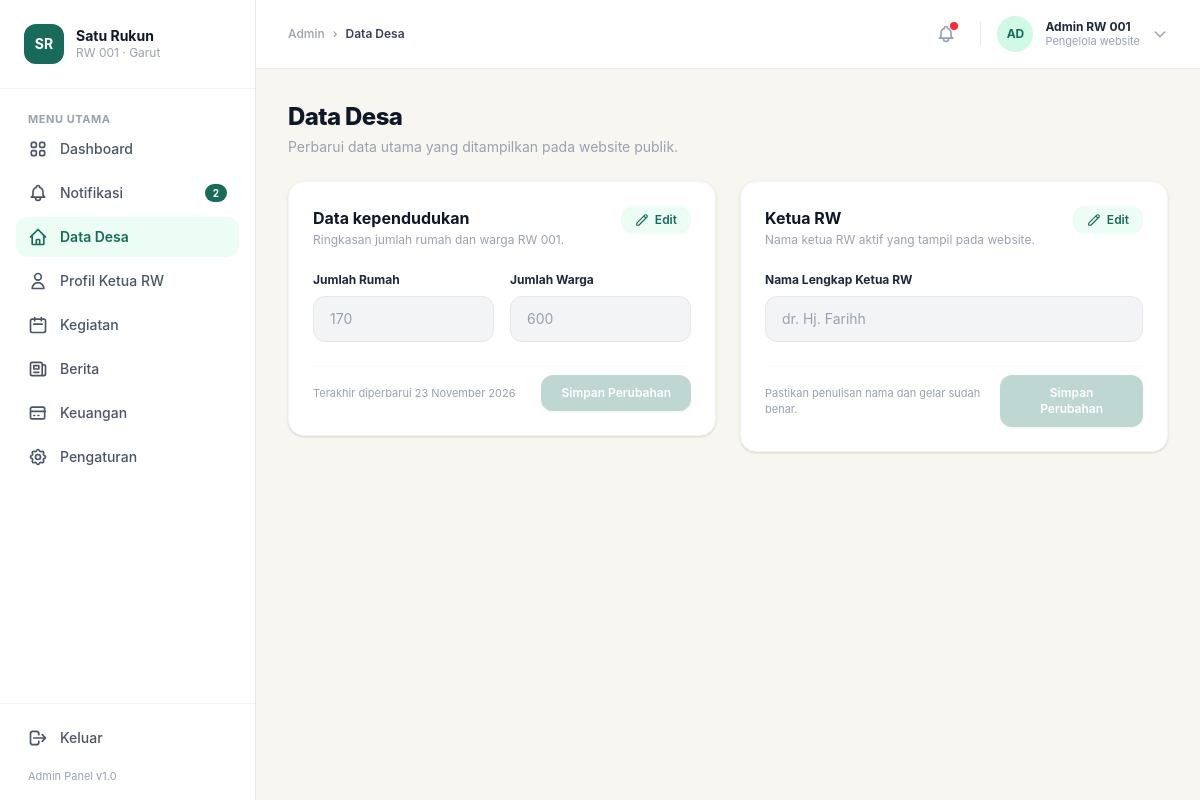
Screenshot of /admin/data-desa.php (signed in) with the database file from the repository.
### tables this page shows
CREATE TABLE `statistik` (
  `id` int(11) NOT NULL DEFAULT 1,
  `jumlah_rumah` int(11) DEFAULT 128,
  `jumlah_warga` int(11) DEFAULT 436,
  `nama_ketua_rw` varchar(100) DEFAULT 'dr. Hj. Farih'
);

### admin/data-desa.php (the view, shortened to what this page needs)
<?php
require '../koneksi.php';
$q_data = mysqli_query($conn, "SELECT * FROM statistik WHERE id = 1");
$data   = mysqli_fetch_assoc($q_data);
$tgl_update = isset($data['updated_at']) ? date('d F Y', strtotime($data['updated_at'])) : date('d F Y');
?>
<!doctype html>
<html lang="id">
  <head>
    <link rel="stylesheet" href="../src/output.css" />
  </head>
  <body class="bg-[#f7f6f1] text-gray-800 font-sans flex min-h-screen">
    <aside class="w-64 bg-white border-r border-gray-200 flex flex-col justify-between shrink-0">
      <div>
        <div class="p-6 flex items-center space-x-3 border-b border-gray-100">
          <div class="w-10 h-10 bg-[#186a5a] text-white rounded-xl flex items-center justify-center font-bold text-sm">
            SR
          </div>
          <div>
            <h2 class="font-bold text-gray-900 text-sm leading-tight">Satu Rukun</h2>
            <p class="text-xs text-gray-400">RW 001 · Garut</p>
          </div>
        </div>
        <div class="p-4 space-y-1">
          <span class="px-3 text-[11px] font-bold text-gray-400 tracking-wider uppercase">Menu Utama</span>
          <a href="dashboard.php" class="flex items-center space-x-3 px-3 py-2.5 rounded-xl text-gray-600 hover:bg-gray-50 text-sm font-medium transition">
            <span>Dashboard</span>
          </a>
          <a href="#" class="flex items-center justify-between px-3 py-2.5 rounded-xl text-gray-600 hover:bg-gray-50 text-sm font-medium transition">
            <div class="flex items-center space-x-3">
              <span>Notifikasi</span>
            </div>
            <span class="bg-[#186a5a] text-white text-[10px] font-bold px-2 py-0.5 rounded-full">2</span>
          </a>
          <a href="data-desa.php" class="flex items-center space-x-3 px-3 py-2.5 rounded-xl bg-emerald-50 text-[#186a5a] font-semibold text-sm">
            <svg class="w-5 h-5" fill="none" stroke="currentColor" viewBox="0 0 24 24"><path stroke-linecap="round" stroke-linejoin="round" stroke-width="2" d="M3 12l2-2m0 0l7-7 7 7M5 10v10a1 1 0 001 1h3m10-11l2 2m-2-2v10a1 1 0 01-1 1h-3m-6 0a1 1 0 001-1v-4a1 1 0 011-1h2a1 1 0 011 1v4a1 1 0 001 1m-6 0h6"/></svg>
            <span>Data Desa</span>
          </a>
          <a href="profil-rw.php" class="flex items-center space-x-3 px-3 py-2.5 rounded-xl text-gray-600 hover:bg-gray-50 text-sm font-medium transition">
            <svg class="w-5 h-5" fill="none" stroke="currentColor" viewBox="0 0 24 24"><path stroke-linecap="round" stroke-linejoin="round" stroke-width="2" d="M16 7a4 4 0 11-8 0 4 4 0 018 0zM12 14a7 7 0 00-7 7h14a7 7 0 00-7-7z"/></svg>
            <span>Profil Ketua RW</span>
          </a>
          <a href="kegiatan.php" class="flex items-center space-x-3 px-3 py-2.5 rounded-xl text-gray-600 hover:bg-gray-50 text-sm font-medium transition">
            <svg class="w-5 h-5" fill="none" stroke="currentColor" viewBox="0 0 24 24"><path stroke-linecap="round" stroke-linejoin="round" stroke-width="2" d="M8 7V3m8 4V3m-9 8h10M5 21h14a2 2 0 002-2V7a2 2 0 00-2-2H5a2 2 0 00-2 2v12a2 2 0 002 2z"/></svg>
            <span>Kegiatan</span>
          </a>
          <a href="berita.php" class="flex items-center space-x-3 px-3 py-2.5 rounded-xl text-gray-600 hover:bg-gray-50 text-sm font-medium transition">
            <svg class="w-5 h-5" fill="none" stroke="currentColor" viewBox="0 0 24 24"><path stroke-linecap="round" stroke-linejoin="round" stroke-width="2" d="M19 20H5a2 2 0 01-2-2V6a2 2 0 012-2h10a2 2 0 012 2v1m2 13a2 2 0 01-2-2V7m2 13a2 2 0 002-2V9a2 2 0 00-2-2h-2m-4-3H9M7 16h6M7 8h6v4H7V8z"/></svg>
            <span>Berita</span>
          </a>
          <a href="keuangan.php" class="flex items-center space-x-3 px-3 py-2.5 rounded-xl text-gray-600 hover:bg-gray-50 text-sm font-medium transition">
            <svg class="w-5 h-5" fill="none" stroke="currentColor" viewBox="0 0 24 24"><path stroke-linecap="round" stroke-linejoin="round" stroke-width="2" d="M3 10h18M7 15h1m4 0h1m-7 4h12a2 2 0 002-2V7a2 2 0 00-2-2H5a2 2 0 00-2 2v10a2 2 0 002 2z"/></svg>
            <span>Keuangan</span>
          </a>
          <a href="#" class="flex items-center space-x-3 px-3 py-2.5 rounded-xl text-gray-600 hover:bg-gray-50 text-sm font-medium transition">
            <span>Pengaturan</span>
          </a>
        </div>
      </div>
      <div class="p-4 border-t border-gray-100">
        <a href="../logout.php" class="flex items-center space-x-3 px-3 py-2 text-gray-600 hover:text-red-600 text-sm font-medium transition">
          <svg class="w-5 h-5" fill="none" stroke="currentColor" viewBox="0 0 24 24"><path stroke-linecap="round" stroke-linejoin="round" stroke-width="2" d="M17 16l4-4m0 0l-4-4m4 4H7m6 4v1a3 3 0 01-3 3H6a3 3 0 01-3-3V7a3 3 0 013-3h4a3 3 0 013 3v1"/></svg>
          <span>Keluar</span>
        </a>
        <p class="text-[11px] text-gray-400 px-3 mt-3">Admin Panel v1.0</p>
      </div>
    </aside>
    <div class="grow flex flex-col min-w-0">
      <header class="bg-white border-b border-gray-200 px-8 py-4 flex items-center justify-between">
        <div class="text-xs text-gray-400 font-medium flex items-center space-x-2">
          <span>Admin</span>
          <span>&rsaquo;</span>
          <span class="text-gray-700 font-semibold">Data Desa</span>
        </div>
        <div class="flex items-center space-x-4">
          <button class="relative p-2 text-gray-400 hover:text-gray-600 rounded-full hover:bg-gray-100 transition">
            <span class="absolute top-1.5 right-1.5 w-2 h-2 bg-red-500 rounded-full"></span>
          </button>
          <div class="flex items-center space-x-3 cursor-pointer">
            <div class="w-9 h-9 bg-emerald-100 text-[#186a5a] rounded-full flex items-center justify-center font-bold text-xs">
              AD
            </div>
            <div class="text-left leading-tight hidden sm:block">
              <span class="block text-xs font-bold text-gray-800"><?= htmlspecialchars($_SESSION['nama'] ?? 'Administrator') ?></span>
              <span class="block text-[11px] text-gray-400">Pengelola website</span>
            </div>
            <svg class="w-4 h-4 text-gray-400" fill="none" stroke="currentColor" viewBox="0 0 24 24"><path stroke-linecap="round" stroke-linejoin="round" stroke-width="2" d="M19 9l-7 7-7-7"/></svg>
          </div>
        </div>
      </header>
      <main class="p-8 space-y-6 overflow-y-auto max-w-7xl">
        <div>
          <h1 class="text-2xl font-extrabold text-gray-900 tracking-tight">Data Desa</h1>
          <p class="text-xs sm:text-sm text-gray-400 mt-1">Perbarui data utama yang ditampilkan pada website publik.</p>
        </div>
        <div class="grid grid-cols-1 lg:grid-cols-2 gap-6 items-start">
          <div class="bg-white rounded-2xl p-6 border border-gray-100 shadow-sm space-y-6">
            <div class="flex items-start justify-between">
              <div>
                <h3 class="font-bold text-gray-900 text-base">Data kependudukan</h3>
                <p class="text-xs text-gray-400 mt-0.5">Ringkasan jumlah rumah dan warga RW 001.</p>
              </div>
              <button
                type="button"
                id="btnEditKependudukan"
                class="px-3.5 py-1.5 bg-emerald-50 text-[#186a5a] text-xs font-semibold rounded-xl flex items-center space-x-1.5 hover:bg-emerald-100 transition cursor-pointer"
              >
                <svg class="w-3.5 h-3.5" fill="none" stroke="currentColor" viewBox="0 0 24 24"><path stroke-linecap="round" stroke-linejoin="round" stroke-width="2" d="M15.232 5.232l3.536 3.536m-2.036-5.036a2.5 2.5 0 113.536 3.536L6.5 21.036H3v-3.572L16.732 3.732z"/></svg>
                <span>Edit</span>
              </button>
            </div>
            <form action="" method="POST" class="space-y-6">
              <div class="grid grid-cols-2 gap-4">
                <div>
                  <label class="block text-xs font-bold text-gray-800 mb-2">Jumlah Rumah</label>
                  <input
                    type="number"
                    id="inputRumah"
                    name="jumlah_rumah"
                    value="<?= htmlspecialchars($data['jumlah_rumah'] ?? 128) ?>"
                    disabled
                    required
                    class="w-full bg-gray-50 border border-gray-200 rounded-xl px-4 py-3 text-sm text-gray-800 focus:outline-none focus:border-[#186a5a] disabled:bg-gray-100 disabled:text-gray-400 disabled:cursor-not-allowed transition"
                  />
                </div>
                <div>
                  <label class="block text-xs font-bold text-gray-800 mb-2">Jumlah Warga</label>
                  <input
                    type="number"
                    id="inputWarga"
                    name="jumlah_warga"
                    value="<?= htmlspecialchars($data['jumlah_warga'] ?? 436) ?>"
                    disabled
                    required
                    class="w-full bg-gray-50 border border-gray-200 rounded-xl px-4 py-3 text-sm text-gray-800 focus:outline-none focus:border-[#186a5a] disabled:bg-gray-100 disabled:text-gray-400 disabled:cursor-not-allowed transition"
                  />
                </div>
              </div>
              <div class="flex items-center justify-between pt-2 border-t border-gray-50">
                <span class="text-[11px] text-gray-400">Terakhir diperbarui <?= $tgl_update ?></span>
                <button
                  type="submit"
                  id="btnSubmitKependudukan"
                  disabled
                  class="bg-[#80b1a6] opacity-50 cursor-not-allowed text-white text-xs font-semibold px-5 py-2.5 rounded-xl transition shadow-sm"
                >
                  Simpan Perubahan
                </button>
              </div>
            </form>
          </div>
          <div class="bg-white rounded-2xl p-6 border border-gray-100 shadow-sm space-y-6">
            <div class="flex items-start justify-between">
              <div>
                <h3 class="font-bold text-gray-900 text-base">Ketua RW</h3>
                <p class="text-xs text-gray-400 mt-0.5">Nama ketua RW aktif yang tampil pada website.</p>
              </div>
              <button
                type="button"
                id="btnEditKetuaRW"
                class="px-3.5 py-1.5 bg-emerald-50 text-[#186a5a] text-xs font-semibold rounded-xl flex items-center space-x-1.5 hover:bg-emerald-100 transition cursor-pointer"
              >
                <svg class="w-3.5 h-3.5" fill="none" stroke="currentColor" viewBox="0 0 24 24"><path stroke-linecap="round" stroke-linejoin="round" stroke-width="2" d="M15.232 5.232l3.536 3.536m-2.036-5.036a2.5 2.5 0 113.536 3.536L6.5 21.036H3v-3.572L16.732 3.732z"/></svg>
                <span>Edit</span>
              </button>
            </div>
            <form action="" method="POST" class="space-y-6">
              <div>
                <label class="block text-xs font-bold text-gray-800 mb-2">Nama Lengkap Ketua RW</label>
                <input
                  type="text"
                  id="inputKetuaRW"
                  name="nama_ketua_rw"
                  value="<?= htmlspecialchars($data['nama_ketua_rw'] ?? 'dr. Hj. Farih') ?>"
                  disabled
                  required
                  class="w-full bg-gray-50 border border-gray-200 rounded-xl px-4 py-3 text-sm text-gray-800 focus:outline-none focus:border-[#186a5a] disabled:bg-gray-100 disabled:text-gray-400 disabled:cursor-not-allowed transition"
                />
              </div>
              <div class="flex items-center justify-between pt-2 border-t border-gray-50">
                <span class="text-[11px] text-gray-400">Pastikan penulisan nama dan gelar sudah benar.</span>
                <button
                  type="submit"
                  id="btnSubmitKetuaRW"
                  disabled
                  class="bg-[#80b1a6] opacity-50 cursor-not-allowed text-white text-xs font-semibold px-5 py-2.5 rounded-xl transition shadow-sm"
                >
                  Simpan Perubahan
                </button>
              </div>
            </form>
          </div>
        </div>
      </main>
    </div>
  </body>
</html>

### rows the page displays
statistik: jumlah_rumah "170", jumlah_warga "600", nama_ketua_rw "dr. Hj. Farihh"

### other values shown
$_SESSION['nama'] "Admin RW 001"
$tgl_update "23 November 2026"
